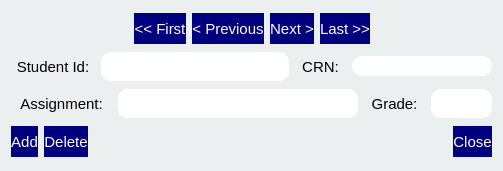
<?xml version="1.0" encoding="UTF-8"?>
<ui version="4.0">
 <class>gradeFormDialog</class>
 <widget class="QDialog" name="gradeFormDialog">
  <property name="geometry">
   <rect>
    <x>0</x>
    <y>0</y>
    <width>503</width>
    <height>171</height>
   </rect>
  </property>
  <property name="windowTitle">
   <string>Dialog</string>
  </property>
  <property name="styleSheet">
   <string notr="true">QDialog {background-color: rgb(235, 239, 240);}
QPushButton {background-color: rgb(0, 0, 127); color: white; border-width: 2 px; border-radius: 10 px; }
QLabel {color: black;}
QLineEdit {background-color: white; color: black; border-width: 2 px; border-radius: 10px;}</string>
  </property>
  <layout class="QVBoxLayout" name="verticalLayout">
   <item>
    <layout class="QHBoxLayout" name="horizontalLayout">
     <item>
      <spacer name="horizontalSpacer_5">
       <property name="orientation">
        <enum>Qt::Horizontal</enum>
       </property>
       <property name="sizeType">
        <enum>QSizePolicy::MinimumExpanding</enum>
       </property>
       <property name="sizeHint" stdset="0">
        <size>
         <width>40</width>
         <height>20</height>
        </size>
       </property>
      </spacer>
     </item>
     <item>
      <widget class="QPushButton" name="firstButton">
       <property name="sizePolicy">
        <sizepolicy hsizetype="Fixed" vsizetype="Fixed">
         <horstretch>0</horstretch>
         <verstretch>0</verstretch>
        </sizepolicy>
       </property>
       <property name="minimumSize">
        <size>
         <width>0</width>
         <height>31</height>
        </size>
       </property>
       <property name="font">
        <font>
         <family>Arial</family>
         <pointsize>11</pointsize>
        </font>
       </property>
       <property name="text">
        <string>&lt;&lt; First</string>
       </property>
       <property name="autoDefault">
        <bool>false</bool>
       </property>
       <property name="default">
        <bool>false</bool>
       </property>
      </widget>
     </item>
     <item>
      <widget class="QPushButton" name="previousButton">
       <property name="sizePolicy">
        <sizepolicy hsizetype="Fixed" vsizetype="Fixed">
         <horstretch>0</horstretch>
         <verstretch>0</verstretch>
        </sizepolicy>
       </property>
       <property name="minimumSize">
        <size>
         <width>0</width>
         <height>31</height>
        </size>
       </property>
       <property name="font">
        <font>
         <family>Arial</family>
         <pointsize>11</pointsize>
        </font>
       </property>
       <property name="text">
        <string>&lt; Previous</string>
       </property>
       <property name="autoDefault">
        <bool>false</bool>
       </property>
       <property name="default">
        <bool>false</bool>
       </property>
      </widget>
     </item>
     <item>
      <widget class="QPushButton" name="nextButton">
       <property name="sizePolicy">
        <sizepolicy hsizetype="Fixed" vsizetype="Fixed">
         <horstretch>0</horstretch>
         <verstretch>0</verstretch>
        </sizepolicy>
       </property>
       <property name="minimumSize">
        <size>
         <width>0</width>
         <height>31</height>
        </size>
       </property>
       <property name="font">
        <font>
         <family>Arial</family>
         <pointsize>11</pointsize>
        </font>
       </property>
       <property name="text">
        <string>Next &gt;</string>
       </property>
       <property name="autoDefault">
        <bool>false</bool>
       </property>
       <property name="default">
        <bool>false</bool>
       </property>
      </widget>
     </item>
     <item>
      <widget class="QPushButton" name="lastButton">
       <property name="sizePolicy">
        <sizepolicy hsizetype="Fixed" vsizetype="Fixed">
         <horstretch>0</horstretch>
         <verstretch>0</verstretch>
        </sizepolicy>
       </property>
       <property name="minimumSize">
        <size>
         <width>0</width>
         <height>31</height>
        </size>
       </property>
       <property name="font">
        <font>
         <family>Arial</family>
         <pointsize>11</pointsize>
        </font>
       </property>
       <property name="text">
        <string>Last &gt;&gt;</string>
       </property>
       <property name="autoDefault">
        <bool>false</bool>
       </property>
       <property name="default">
        <bool>false</bool>
       </property>
      </widget>
     </item>
     <item>
      <spacer name="horizontalSpacer_6">
       <property name="orientation">
        <enum>Qt::Horizontal</enum>
       </property>
       <property name="sizeType">
        <enum>QSizePolicy::MinimumExpanding</enum>
       </property>
       <property name="sizeHint" stdset="0">
        <size>
         <width>40</width>
         <height>20</height>
        </size>
       </property>
      </spacer>
     </item>
    </layout>
   </item>
   <item>
    <layout class="QHBoxLayout" name="horizontalLayout_3">
     <item>
      <widget class="QLabel" name="studentIdLabel">
       <property name="maximumSize">
        <size>
         <width>91</width>
         <height>21</height>
        </size>
       </property>
       <property name="font">
        <font>
         <family>Arial</family>
         <pointsize>11</pointsize>
        </font>
       </property>
       <property name="text">
        <string>Student Id:</string>
       </property>
       <property name="alignment">
        <set>Qt::AlignCenter</set>
       </property>
       <property name="buddy">
        <cstring>studentIdLineEdit</cstring>
       </property>
      </widget>
     </item>
     <item>
      <widget class="QLineEdit" name="studentIdLineEdit">
       <property name="sizePolicy">
        <sizepolicy hsizetype="Preferred" vsizetype="Fixed">
         <horstretch>0</horstretch>
         <verstretch>0</verstretch>
        </sizepolicy>
       </property>
       <property name="minimumSize">
        <size>
         <width>188</width>
         <height>29</height>
        </size>
       </property>
       <property name="font">
        <font>
         <family>Arial</family>
         <pointsize>11</pointsize>
        </font>
       </property>
       <property name="alignment">
        <set>Qt::AlignCenter</set>
       </property>
       <property name="placeholderText">
        <string/>
       </property>
      </widget>
     </item>
     <item>
      <widget class="QLabel" name="crnLabel">
       <property name="sizePolicy">
        <sizepolicy hsizetype="Fixed" vsizetype="Preferred">
         <horstretch>0</horstretch>
         <verstretch>0</verstretch>
        </sizepolicy>
       </property>
       <property name="maximumSize">
        <size>
         <width>51</width>
         <height>21</height>
        </size>
       </property>
       <property name="font">
        <font>
         <family>Arial</family>
         <pointsize>11</pointsize>
        </font>
       </property>
       <property name="text">
        <string>CRN:</string>
       </property>
       <property name="alignment">
        <set>Qt::AlignCenter</set>
       </property>
       <property name="buddy">
        <cstring>crnLineEdit</cstring>
       </property>
      </widget>
     </item>
     <item>
      <widget class="QLineEdit" name="crnLineEdit">
       <property name="sizePolicy">
        <sizepolicy hsizetype="Preferred" vsizetype="Fixed">
         <horstretch>0</horstretch>
         <verstretch>0</verstretch>
        </sizepolicy>
       </property>
       <property name="font">
        <font>
         <family>Arial</family>
         <pointsize>11</pointsize>
        </font>
       </property>
       <property name="text">
        <string/>
       </property>
       <property name="alignment">
        <set>Qt::AlignCenter</set>
       </property>
       <property name="placeholderText">
        <string/>
       </property>
      </widget>
     </item>
    </layout>
   </item>
   <item>
    <layout class="QHBoxLayout" name="horizontalLayout_2">
     <item>
      <widget class="QLabel" name="assignmentLabel">
       <property name="sizePolicy">
        <sizepolicy hsizetype="Fixed" vsizetype="Fixed">
         <horstretch>0</horstretch>
         <verstretch>0</verstretch>
        </sizepolicy>
       </property>
       <property name="maximumSize">
        <size>
         <width>101</width>
         <height>21</height>
        </size>
       </property>
       <property name="font">
        <font>
         <family>Arial</family>
         <pointsize>11</pointsize>
        </font>
       </property>
       <property name="text">
        <string>Assignment:</string>
       </property>
       <property name="alignment">
        <set>Qt::AlignCenter</set>
       </property>
       <property name="buddy">
        <cstring>assignmentLineEdit</cstring>
       </property>
      </widget>
     </item>
     <item>
      <widget class="QLineEdit" name="assignmentLineEdit">
       <property name="sizePolicy">
        <sizepolicy hsizetype="Preferred" vsizetype="Fixed">
         <horstretch>0</horstretch>
         <verstretch>0</verstretch>
        </sizepolicy>
       </property>
       <property name="minimumSize">
        <size>
         <width>188</width>
         <height>29</height>
        </size>
       </property>
       <property name="font">
        <font>
         <family>Arial</family>
         <pointsize>11</pointsize>
        </font>
       </property>
       <property name="alignment">
        <set>Qt::AlignCenter</set>
       </property>
       <property name="placeholderText">
        <string/>
       </property>
      </widget>
     </item>
     <item>
      <widget class="QLabel" name="gradeLabel">
       <property name="maximumSize">
        <size>
         <width>61</width>
         <height>21</height>
        </size>
       </property>
       <property name="font">
        <font>
         <family>Arial</family>
         <pointsize>11</pointsize>
        </font>
       </property>
       <property name="text">
        <string>Grade:</string>
       </property>
       <property name="alignment">
        <set>Qt::AlignCenter</set>
       </property>
       <property name="buddy">
        <cstring>gradeLineEdit</cstring>
       </property>
      </widget>
     </item>
     <item>
      <widget class="QLineEdit" name="gradeLineEdit">
       <property name="sizePolicy">
        <sizepolicy hsizetype="Preferred" vsizetype="Fixed">
         <horstretch>0</horstretch>
         <verstretch>0</verstretch>
        </sizepolicy>
       </property>
       <property name="minimumSize">
        <size>
         <width>61</width>
         <height>29</height>
        </size>
       </property>
       <property name="maximumSize">
        <size>
         <width>61</width>
         <height>29</height>
        </size>
       </property>
       <property name="font">
        <font>
         <family>Arial</family>
         <pointsize>11</pointsize>
        </font>
       </property>
       <property name="text">
        <string/>
       </property>
       <property name="alignment">
        <set>Qt::AlignCenter</set>
       </property>
       <property name="placeholderText">
        <string/>
       </property>
      </widget>
     </item>
    </layout>
   </item>
   <item>
    <layout class="QHBoxLayout" name="horizontalLayout_7">
     <item>
      <widget class="QPushButton" name="addButton">
       <property name="sizePolicy">
        <sizepolicy hsizetype="Fixed" vsizetype="Fixed">
         <horstretch>0</horstretch>
         <verstretch>0</verstretch>
        </sizepolicy>
       </property>
       <property name="minimumSize">
        <size>
         <width>0</width>
         <height>31</height>
        </size>
       </property>
       <property name="font">
        <font>
         <family>Arial</family>
         <pointsize>11</pointsize>
        </font>
       </property>
       <property name="text">
        <string>Add</string>
       </property>
       <property name="autoDefault">
        <bool>false</bool>
       </property>
       <property name="default">
        <bool>false</bool>
       </property>
      </widget>
     </item>
     <item>
      <widget class="QPushButton" name="deleteButton">
       <property name="sizePolicy">
        <sizepolicy hsizetype="Fixed" vsizetype="Fixed">
         <horstretch>0</horstretch>
         <verstretch>0</verstretch>
        </sizepolicy>
       </property>
       <property name="minimumSize">
        <size>
         <width>0</width>
         <height>31</height>
        </size>
       </property>
       <property name="font">
        <font>
         <family>Arial</family>
         <pointsize>11</pointsize>
        </font>
       </property>
       <property name="text">
        <string>Delete</string>
       </property>
       <property name="autoDefault">
        <bool>false</bool>
       </property>
       <property name="default">
        <bool>false</bool>
       </property>
      </widget>
     </item>
     <item>
      <spacer name="horizontalSpacer">
       <property name="orientation">
        <enum>Qt::Horizontal</enum>
       </property>
       <property name="sizeType">
        <enum>QSizePolicy::MinimumExpanding</enum>
       </property>
       <property name="sizeHint" stdset="0">
        <size>
         <width>40</width>
         <height>20</height>
        </size>
       </property>
      </spacer>
     </item>
     <item>
      <widget class="QPushButton" name="closeButton">
       <property name="sizePolicy">
        <sizepolicy hsizetype="Fixed" vsizetype="Fixed">
         <horstretch>0</horstretch>
         <verstretch>0</verstretch>
        </sizepolicy>
       </property>
       <property name="minimumSize">
        <size>
         <width>0</width>
         <height>31</height>
        </size>
       </property>
       <property name="font">
        <font>
         <family>Arial</family>
         <pointsize>11</pointsize>
        </font>
       </property>
       <property name="text">
        <string>Close</string>
       </property>
       <property name="autoDefault">
        <bool>false</bool>
       </property>
       <property name="default">
        <bool>true</bool>
       </property>
      </widget>
     </item>
    </layout>
   </item>
  </layout>
 </widget>
 <resources/>
 <connections/>
</ui>
